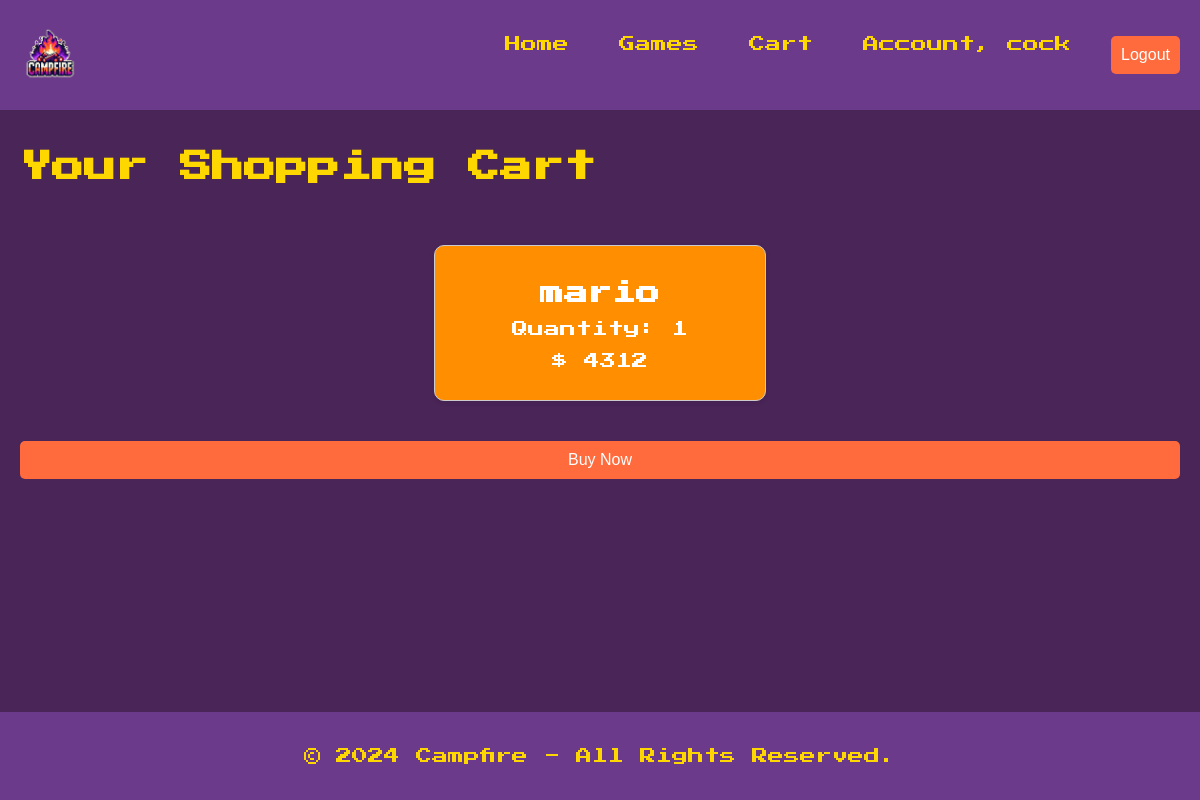
The page /cart/ (signed in) on the database as committed earlier.
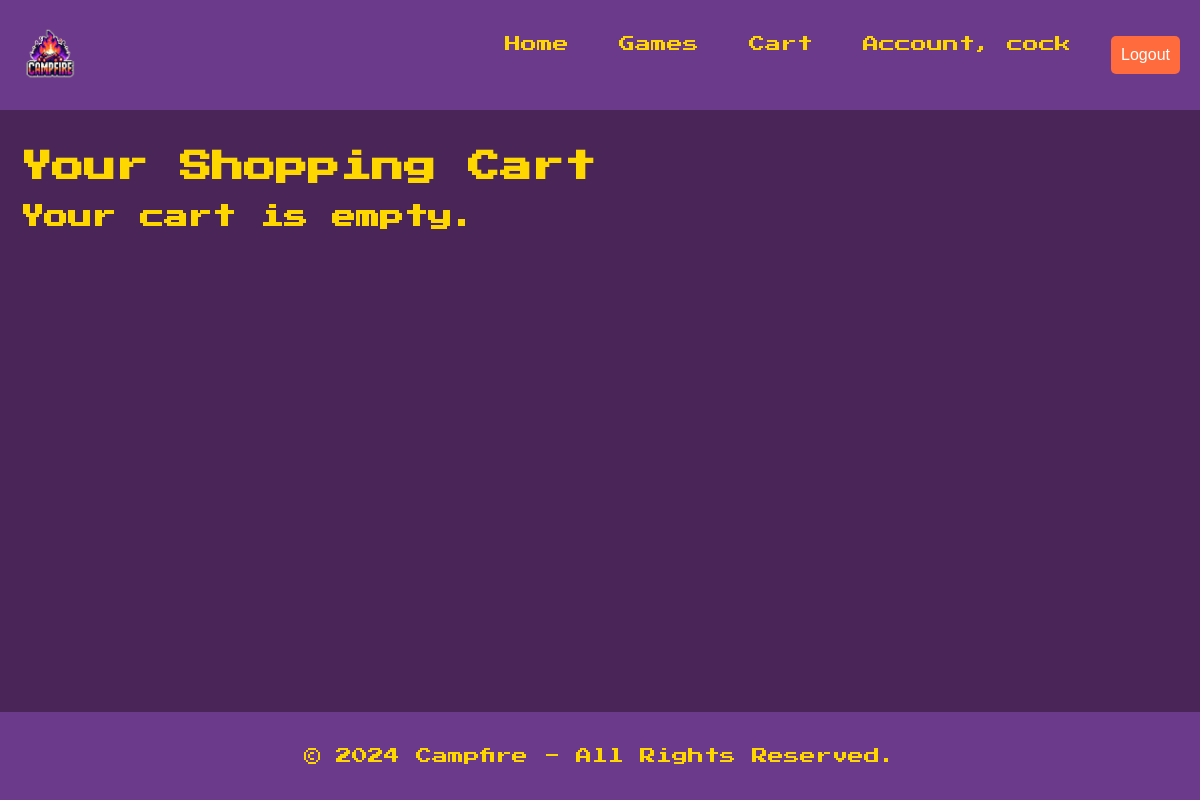
The same page on the database as committed later.
### shop/models.py (models this page shows, shortened)
class CartItem(models.Model):
    shopping_cart = models.ForeignKey(
        ShoppingCart, on_delete=models.CASCADE, related_name='cart_items')
    game = models.ForeignKey(
        Game, on_delete=models.CASCADE, related_name='cart_items')
    quantity = models.PositiveIntegerField(default=1)

class Game(models.Model):
    title = models.CharField(max_length=255)
    author = models.CharField(max_length=255)
    price = models.IntegerField()
    description = models.TextField()

### shop/views.py (the view, shortened to what this page needs)
# urls.py: path('cart/', Cart.as_view(), name='cart'),
class Cart(LoginRequiredMixin, View):
    template_name = "cart.html"
    def get(self, request):
        shopping_cart, created = ShoppingCart.objects.get_or_create(
            user=request.user)
        cart_items = shopping_cart.cart_items.all()
        return render(request, self.template_name, {'cart_items': cart_items})

### shop/templates/cart.html (shortened to what this page needs)
{% extends 'base.html' %}
{% block content %}
<h1>Your Shopping Cart</h1>
{% if cart_items %}
<form action="{% url 'cart' %}" method="post">
  <div class="games-container">
    <div class="games-grid">
      {% for item in cart_items %}
      <div class="game-card">
        <div class="game-info">
          <h2>{{ item.game.title }}</h2>
          <p>Quantity: {{ item.quantity }}</p>
          <p>$ {{ item.game.price }}</p>
        </div>
      </div>
      {% endfor %}
    </div>
  </div>
  <button type="submit" class="btn buy-btn">Buy Now</button>
</form>
{% else %}
<h2>Your cart is empty.</h2>
{% endif %}
{% endblock %}

Rows that differ between the two databases and show on the page:
removed CartItem: game "mario", quantity "1", game.price "4312"
Other text that changed with them:
text no longer shown: "Buy Now"
text now shown: "Your cart is empty."
